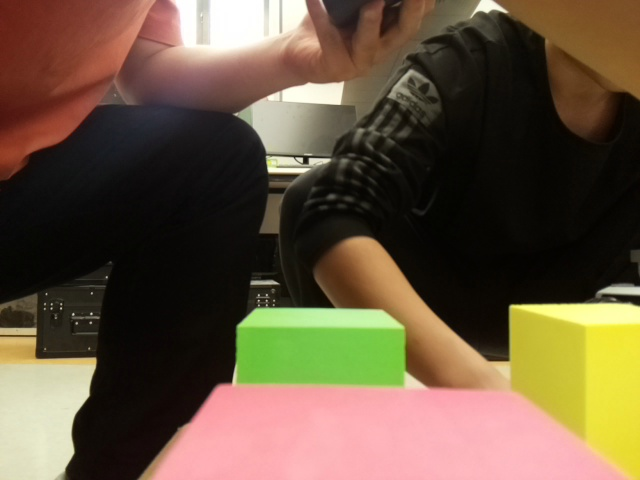
#> input picture photos/202604140707267067.jpg, 640 x 480 px; its folder holds only this picture in this run
$ python color_detect_put.py
#> lines starting #> are read from the running program, lines starting #| are printed output that depends on the picture; after the words box and inside, x2 and y2 are one past the last pixel; in counts of white or black regions, pixels touching at a corner belong together
#> in run_test, img is the input picture: shape (480, 640, 3); mean B, G, R 62.5, 84.4, 102.6
"""
test.py — 放置阶段的color detect
"""

import os
import cv2
import numpy as np

SCRIPT_DIR = os.path.dirname(os.path.abspath(__file__))
PROJECT_DIR = os.path.dirname(SCRIPT_DIR)
PHOTOS_DIR = os.path.join(PROJECT_DIR, "photos")
TEST_PHOTOS_DIR = os.path.join(PROJECT_DIR, "test_photos")

PUT_COLOR_RANGES = {
    "red": [
        (np.array([0, 60, 80]),     np.array([12, 255, 255])),
        (np.array([165, 60, 80]),   np.array([180, 255, 255])),
    ],
    "yellow": [
        (np.array([27, 95, 162]),   np.array([33, 140, 229])),
    ],
    "green": [
        (np.array([32, 101, 182]),  np.array([40, 144, 238])),
    ],
}

PUT_MIN_CONTOUR_AREA = 2000  # 大幅提高最小面积
PUT_MORPH_KERNEL = (3, 3)
PUT_ERODE_ITERATIONS = 1
PUT_DILATE_ITERATIONS = 2
PUT_BLUR_KERNEL = (5, 5)

IMAGE_WIDTH = 640
IMAGE_HEIGHT = 480
CENTER_X = IMAGE_WIDTH // 2

DRAW_COLORS = {
    "red":    (0, 0, 255),
    "yellow": (0, 255, 255),
    "green":  (0, 200, 0),
}
DOT_RADIUS = 6
CONTOUR_THICKNESS = 2
SUPPORTED_COLORS = ["red", "yellow", "green"]


def detect_color_blocks_put(image_path, target_color):
#> called with image_path = 'photos/202604140707267067.jpg', target_color = 'red'
    result = {
        "found": False,
        "count": 0,
        "blocks": [],
        "image_path": image_path,
    }

    img = cv2.imread(image_path)
    if img is None:
        print("[ERROR] Cannot read: {}".format(image_path))
        return result

    h_img, w_img = img.shape[:2]
#> h_img = 480; w_img = 640

    blurred = cv2.GaussianBlur(img, PUT_BLUR_KERNEL, 0)
    hsv = cv2.cvtColor(blurred, cv2.COLOR_BGR2HSV)
#> hsv: shape (480, 640, 3); mean H, S, V 43.6, 115.6, 105.6

    target_color = target_color.lower()
    if target_color not in PUT_COLOR_RANGES:
        print("[ERROR] Unsupported color: {}".format(target_color))
        return result

    mask = np.zeros((h_img, w_img), dtype=np.uint8)
    for lower, upper in PUT_COLOR_RANGES[target_color]:
        mask |= cv2.inRange(hsv, lower, upper)
#> this loop made 2 passes
#> pass 1, in detect_color_blocks_put, `mask |= cv2.inRange(hsv, lower, upper)`:
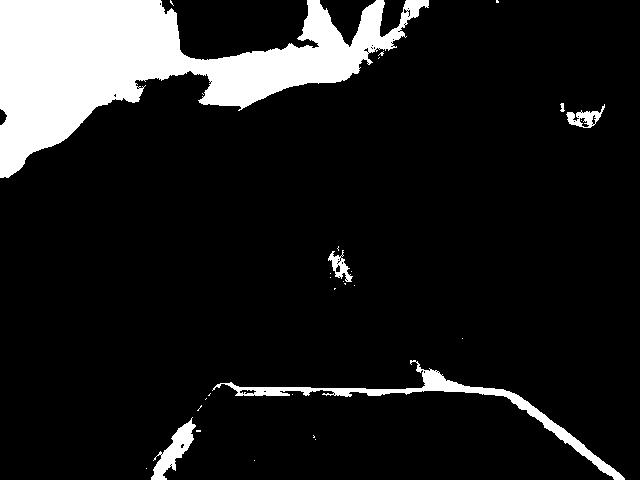
#> mask: shape (480, 640); 12% white; 30 white regions (24 under 20 px), largest, box (x1, y1, x2, y2) and area: (0, 0, 429, 178) 31550, (212, 360, 625, 480) 3413, (151, 417, 196, 480) 1008, (566, 104, 605, 128) 386, (328, 250, 353, 282) 311, (560, 103, 565, 112) 29
#> pass 2, in detect_color_blocks_put, `mask |= cv2.inRange(hsv, lower, upper)`:
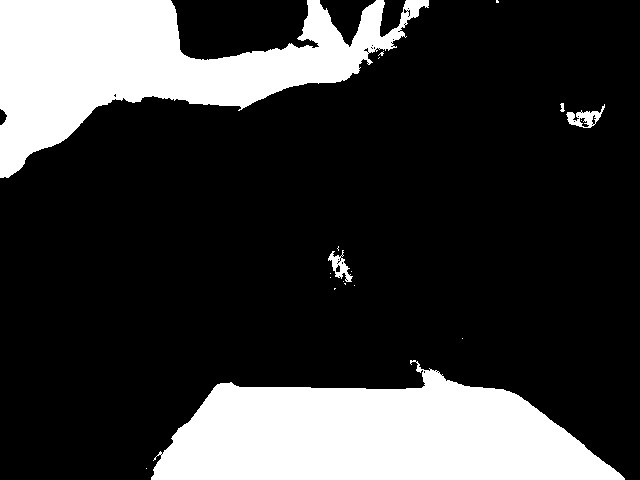
#> mask: shape (480, 640); 23% white; 19 white regions (14 under 20 px), largest, box (x1, y1, x2, y2) and area: (151, 360, 625, 480) 36573, (0, 0, 429, 178) 33217, (566, 104, 605, 128) 386, (328, 250, 353, 282) 311, (560, 103, 565, 112) 29

    kernel = cv2.getStructuringElement(cv2.MORPH_RECT, PUT_MORPH_KERNEL)
    mask = cv2.erode(mask, kernel, iterations=PUT_ERODE_ITERATIONS)
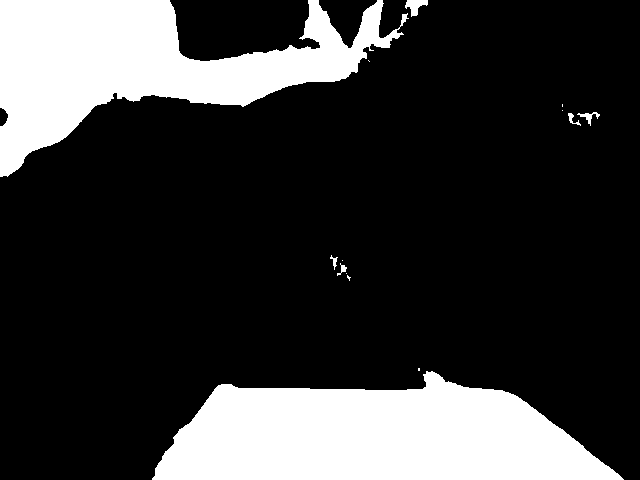
#> mask: shape (480, 640); 22.1% white; 14 white regions (7 under 20 px), largest, box (x1, y1, x2, y2) and area: (152, 371, 624, 480) 35764, (0, 0, 409, 177) 31514, (405, 0, 428, 17) 210
    mask = cv2.dilate(mask, kernel, iterations=PUT_DILATE_ITERATIONS)
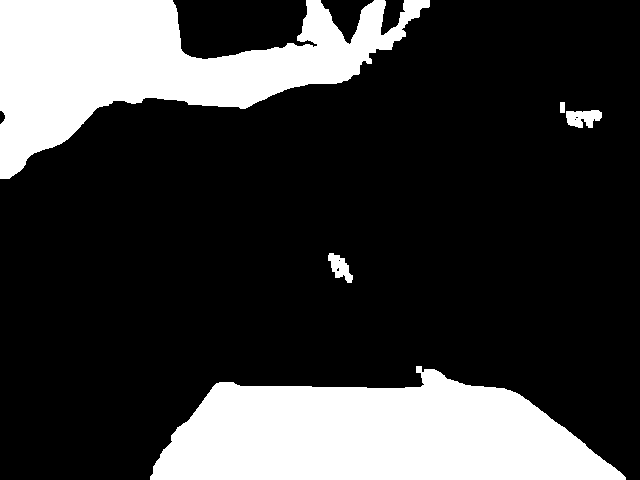
#> mask: shape (480, 640); 23.6% white; 5 white regions

    contours_result = cv2.findContours(mask, cv2.RETR_EXTERNAL, cv2.CHAIN_APPROX_SIMPLE)
#> contours_result = 5 contours; box (x1, y1, x2, y2) and area: (150, 366, 626, 480) 36725, (0, 0, 430, 179) 33760, (566, 110, 602, 128) 424, (328, 253, 353, 283) 354, (560, 102, 565, 113) 40
    contours = contours_result[-2]
#> contours has the same summary as contours_result

    for cnt in contours:
        area = cv2.contourArea(cnt)
        if area < PUT_MIN_CONTOUR_AREA:
            continue

        M = cv2.moments(cnt)
        if M["m00"] == 0:
            continue

        cx = int(M["m10"] / M["m00"])
        cy = int(M["m01"] / M["m00"])
        x, y, w, h = cv2.boundingRect(cnt)

        result["blocks"].append({
            "center_x": cx,
            "center_y": cy,
            "area": area,
            "bbox": (x, y, w, h),
            "contour": cnt,
        })
#> this loop made 5 passes
#> (area, cx, cy, x, y, w, h) on passes 1, 5: (36725, 374, 435, 150, 366, 476, 114), (33760, 149, 63, 0, 0, 430, 179)
#> area on passes 2 to 3: 354, 424.5

    result["count"] = len(result["blocks"])
    result["found"] = result["count"] > 0
    return result


def run_test():
    if not os.path.exists(TEST_PHOTOS_DIR):
        os.makedirs(TEST_PHOTOS_DIR)

    image_files = sorted([
        f for f in os.listdir(PHOTOS_DIR)
        if f.lower().endswith((".jpg", ".png", ".jpeg", ".bmp"))
    ])

    if not image_files:
        print("[ERROR] photos 目录中没有图片")
        return

    print("=" * 60)
    print("  黄色阈值: H[27,33] S[95,140] V[162,229]")
    print("  最小面积: {}".format(PUT_MIN_CONTOUR_AREA))
    print("=" * 60)

    for fname in image_files:
        fpath = os.path.join(PHOTOS_DIR, fname)
        print("\n--- {} ---".format(fname))

        img = cv2.imread(fpath)
        if img is None:
            print("[ERROR] 无法读取: {}".format(fname))
            continue

        all_detections = []

        for color in SUPPORTED_COLORS:
            result = detect_color_blocks_put(fpath, color)
            bgr = DRAW_COLORS[color]

            for block in result["blocks"]:
                cx, cy = block["center_x"], block["center_y"]
                cv2.drawContours(img, [block["contour"]], -1, bgr, CONTOUR_THICKNESS)
                cv2.circle(img, (cx, cy), DOT_RADIUS + 2, (255, 255, 255), 2)
                cv2.circle(img, (cx, cy), DOT_RADIUS, bgr, -1)
                label = "{} ({},{})".format(color, cx, cy)
                cv2.putText(img, label, (cx + DOT_RADIUS + 5, cy + 4),
                            cv2.FONT_HERSHEY_SIMPLEX, 0.4, (255, 255, 255), 1)
                all_detections.append((color, cx, cy, block["area"]))
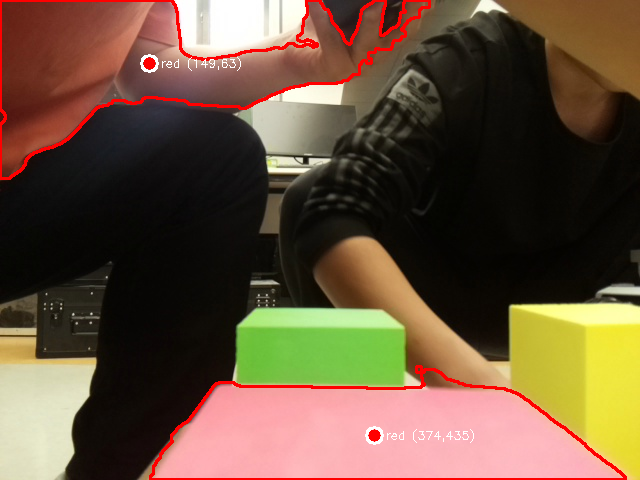
#> img: shape (480, 640, 3); mean B, G, R 60.3, 81.9, 104.9
#> after the loop, all_detections = [('red', 374, 435, 36725), ('red', 149, 63, 33760)]

            status = "found {} block(s)".format(result["count"]) if result["found"] else "not found"
            print("  {}: {}".format(color, status))
            for i, block in enumerate(result["blocks"]):
                print("    #{}: center({}, {}) area={:.0f}".format(
                    i + 1, block["center_x"], block["center_y"], block["area"]))

        cv2.line(img, (CENTER_X, 0), (CENTER_X, IMAGE_HEIGHT), (255, 255, 255), 1)
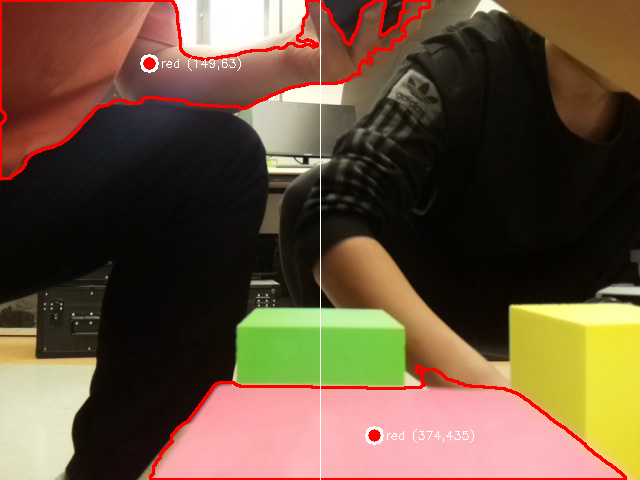
#> img: shape (480, 640, 3); 0.16% of pixels changed, all inside (x1, y1, x2, y2) = (320, 0, 321, 480)

        save_path = os.path.join(TEST_PHOTOS_DIR, fname)
        cv2.imwrite(save_path, img)
        summary = ", ".join("{}({},{})".format(c, x, y) for c, x, y, _ in all_detections)
        print("  => {}".format(summary if summary else "(none)"))

    print("\n" + "=" * 60)
    print("  测试完成")
    print("=" * 60)


if __name__ == "__main__":
    run_test()

$ run again, on photos/202604140735386267.jpg
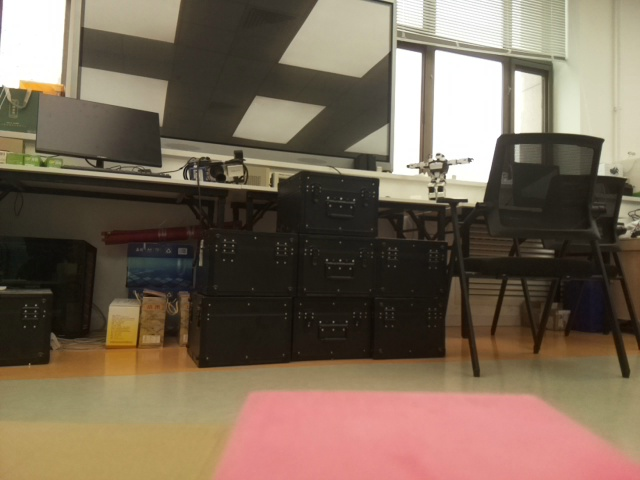
#> input picture photos/202604140735386267.jpg, 640 x 480 px
#> in run_test, img is the input picture: shape (480, 640, 3); mean B, G, R 87.4, 104.8, 121.7
#> hsv: shape (480, 640, 3); mean H, S, V 20.4, 80.9, 121.9
#> in detect_color_blocks_put, `mask = cv2.dilate(mask, kernel, iterations=PUT_DILATE_ITERATIONS)`:
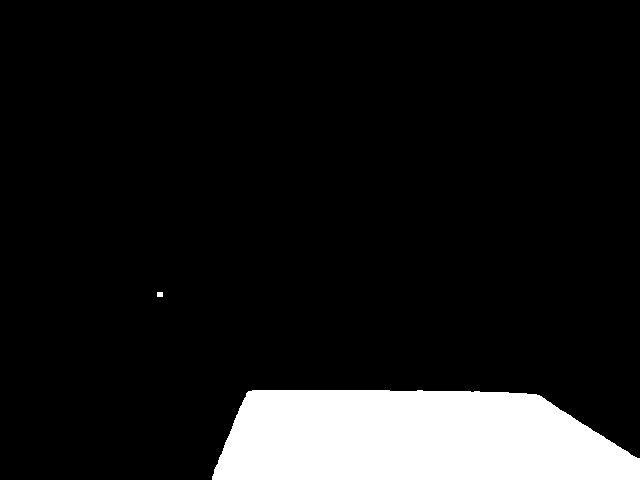
#> mask: shape (480, 640); 10.7% white; 2 white regions
#> contours_result = 2 contours; box (x1, y1, x2, y2) and area: (212, 390, 640, 480) 32482, (157, 292, 163, 297) 20
#> contours has the same summary as contours_result
#> the loop in detect_color_blocks_put, `for cnt in contours:` made 2 passes
#> (area, cx, cy, x, y, w, h) on pass 1: (32481.5, 413, 438, 212, 390, 428, 90)
#> after the loop in run_test, `for block in result["blocks"]:`: all_detections = [('red', 413, 438, 32481.5)]
#> in run_test, `cv2.line(img, (CENTER_X, 0), (CENTER_X, IMAGE_HEIGHT), (255, 255, 255)..`:
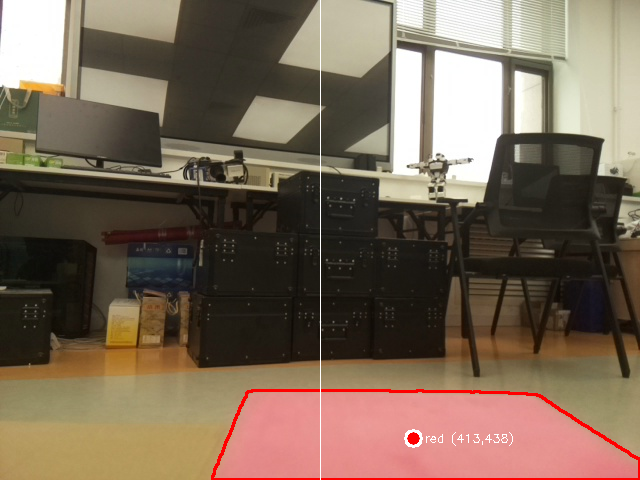
#> img: shape (480, 640, 3); mean B, G, R 86.8, 104, 122.4
